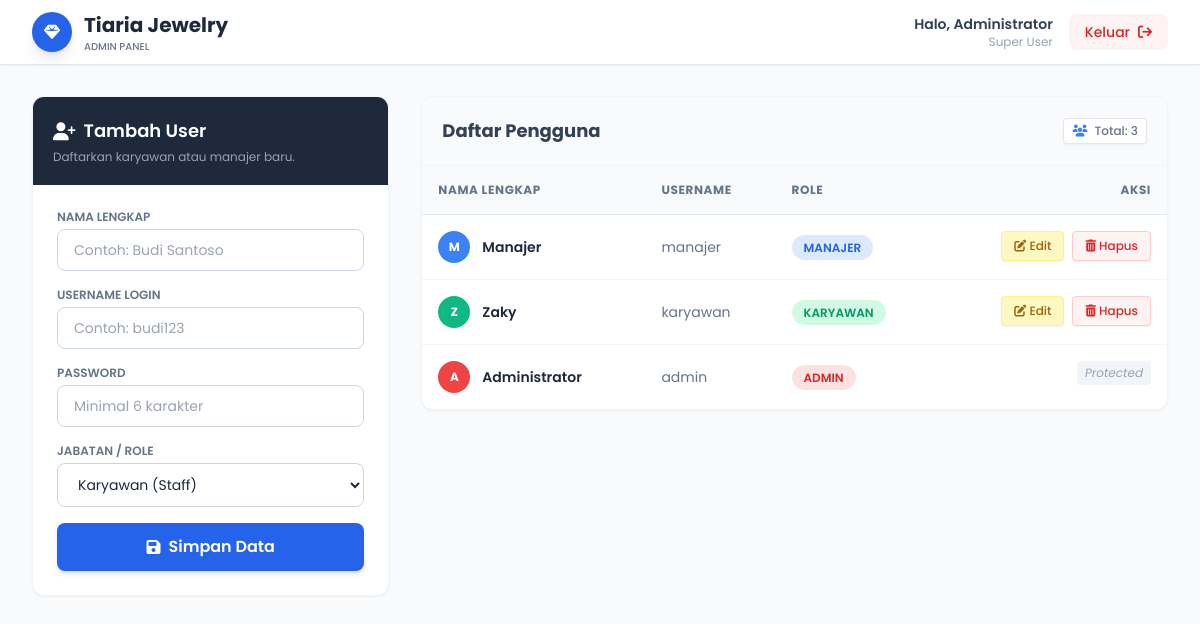
The page /admin (signed in) on the database as committed earlier.
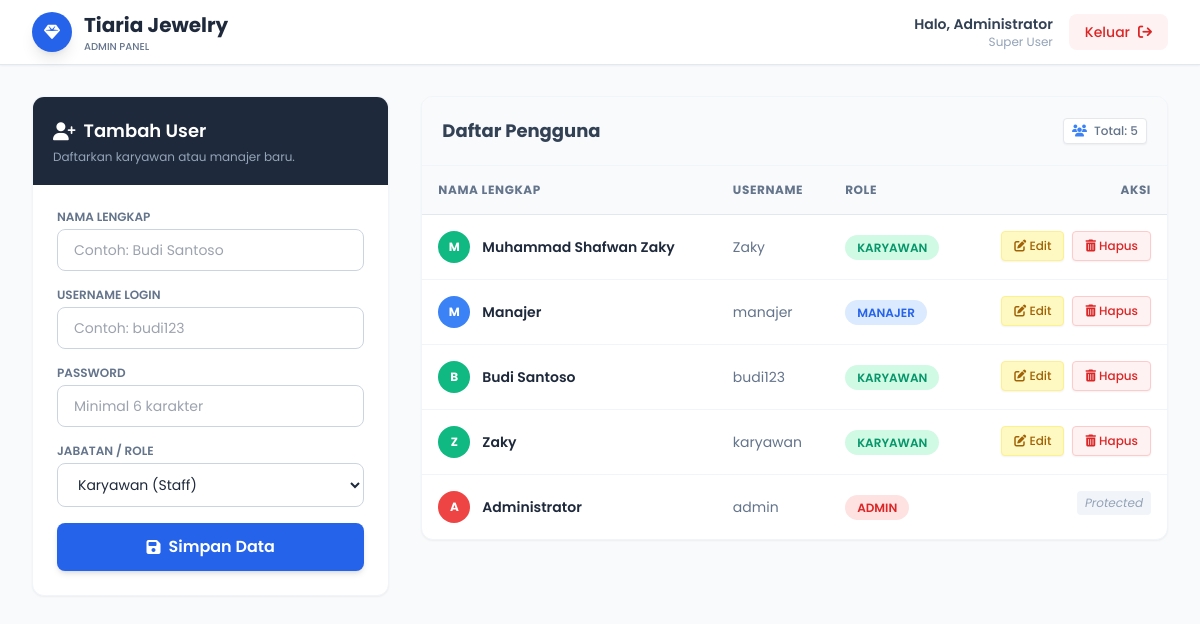
The same page on the database as committed later.
### tables this page shows
CREATE TABLE users (
                id INTEGER PRIMARY KEY AUTOINCREMENT,
                username TEXT UNIQUE NOT NULL,
                password TEXT NOT NULL,
                name TEXT NOT NULL,
                role TEXT NOT NULL DEFAULT 'karyawan', 
                created_at TIMESTAMP DEFAULT CURRENT_TIMESTAMP
            );

### app.py (the view)
@app.route('/admin')
@login_required
def admin_dashboard():
    if current_user.role != 'admin': return "⛔ AKSES DITOLAK"
    conn = create_connection()
    cursor = conn.cursor()
    cursor.execute("SELECT * FROM users ORDER BY id DESC")
    all_users = cursor.fetchall()
    conn.close()
    return render_template('admin_dashboard.html', users=all_users)

### app.py (called while the page is built)
@login_manager.user_loader
def load_user(user_id):
    return User.get_by_id(user_id)

@app.before_request
def make_session_permanent():
    session.permanent = True
    app.permanent_session_lifetime = timedelta(minutes=5) # Logout otomatis setelah 5 menit idle

### models.py (called while the page is built)
    @staticmethod
    def get_by_id(user_id):
        conn = create_connection()
        cursor = conn.cursor()
        cursor.execute("SELECT * FROM users WHERE id = ?", (user_id,))
        user_data = cursor.fetchone()
        conn.close()
        if user_data:
            return User(id=user_data[0], username=user_data[1], name=user_data[3], role=user_data[4])
        return None

### utils/db_manager.py (called while the page is built)
def create_connection():
    if not os.path.exists(DB_FOLDER):
        os.makedirs(DB_FOLDER)
    conn = sqlite3.connect(DB_PATH)
    return conn

### templates/admin_dashboard.html (shortened to what the changed rows need)
<!DOCTYPE html>
<html lang="id">
<head>
    <script src="https://cdn.tailwindcss.com"></script>
    <link rel="stylesheet" href="https://cdnjs.cloudflare.com/ajax/libs/font-awesome/6.4.0/css/all.min.css">
</head>
<body class="bg-slate-50 text-slate-800">
    <nav class="bg-white shadow-sm border-b border-slate-200 fixed w-full top-0 z-50">
        <div class="max-w-7xl mx-auto px-4 sm:px-6 lg:px-8">
            <div class="flex justify-between h-16">
                <div class="flex items-center gap-3">
                    <div>
                        <h1 class="font-bold text-xl text-slate-800">Tiaria Jewelry</h1>
                    </div>
                </div>
            </div>
        </div>
    </nav>
    <main class="max-w-7xl mx-auto px-4 sm:px-6 lg:px-8 mt-24 mb-10">
        <div class="grid grid-cols-1 lg:grid-cols-3 gap-8">
            <div class="lg:col-span-1">
                <div class="bg-white rounded-xl shadow-sm border border-slate-100 overflow-hidden sticky top-24">
                    <div class="bg-slate-800 p-5 text-white">
                        <h2 class="font-semibold text-lg flex items-center gap-2"><i class="fa-solid fa-user-plus"></i> Tambah User</h2>
                    </div>
                </div>
            </div>
            <div class="lg:col-span-2">
                <div class="bg-white rounded-xl shadow-sm border border-slate-100 overflow-hidden">
                    <div class="p-5 border-b border-slate-100 flex justify-between items-center bg-slate-50">
                        <h3 class="font-bold text-slate-700 text-lg">Daftar Pengguna</h3>
                        <span class="text-xs font-medium px-2 py-1 bg-white border rounded text-slate-500 shadow-sm">
                            <i class="fa-solid fa-users text-blue-500 mr-1"></i> Total: {{ users|length }}
                        </span>
                    </div>
                    <div class="overflow-x-auto">
                        <table class="w-full text-left border-collapse">
                            <thead>
                                <tr class="bg-slate-50 text-slate-500 uppercase text-xs font-bold tracking-wider">
                                    <th class="p-4 border-b border-slate-200">Nama Lengkap</th>
                                    <th class="p-4 border-b border-slate-200">Username</th>
                                    <th class="p-4 border-b border-slate-200">Role</th>
                                    <th class="p-4 border-b border-slate-200 text-right">Aksi</th>
                                </tr>
                            </thead>
                            <tbody class="text-sm text-slate-700 divide-y divide-slate-100">
                                {% for user in users %}
                                <tr class="hover:bg-blue-50/30 transition-colors duration-200">
                                    <td class="p-4 font-semibold text-slate-800">
                                        <div class="flex items-center gap-3">
                                            <div class="w-8 h-8 rounded-full flex items-center justify-center text-xs font-bold text-white
                                                {% if user[4] == 'admin' %} bg-red-500
                                                {% elif user[4] == 'manajer' %} bg-blue-500
                                                {% else %} bg-emerald-500 {% endif %}">
                                                {{ user[3][:1] }}
                                            </div>
                                            {{ user[3] }}
                                        </div>
                                    </td>
                                    <td class="p-4 text-slate-500">{{ user[1] }}</td>
                                    <td class="p-4">
                                        <span class="px-3 py-1 rounded-full text-xs font-semibold
                                            {% if user[4] == 'admin' %} bg-red-100 text-red-600
                                            {% elif user[4] == 'manajer' %} bg-blue-100 text-blue-600
                                            {% else %} bg-emerald-100 text-emerald-600 {% endif %}">
                                            {{ user[4]|upper }}
                                        </span>
                                    </td>
                                    <td class="p-4 text-right flex justify-end gap-2">
                                        {% if user[1] != 'admin' %}
                                            <button
                                                data-id="{{ user[0] }}"
                                                data-name="{{ user[3] }}"
                                                data-username="{{ user[1] }}"
                                                data-role="{{ user[4] }}"
                                                onclick="openEditModal(this)"
                                                class="px-3 py-1.5 bg-yellow-100 text-yellow-700 hover:bg-yellow-200 rounded text-xs font-medium transition shadow-sm border border-yellow-200">
                                                <i class="fa-solid fa-pen-to-square"></i> Edit
                                            </button>
                                            <button
                                                data-id="{{ user[0] }}"
                                                data-name="{{ user[3] }}"
                                                onclick="konfirmasiHapus(event, this)"
                                               class="px-3 py-1.5 bg-red-50 text-red-600 hover:bg-red-100 rounded text-xs font-medium transition shadow-sm border border-red-200">
                                                <i class="fa-solid fa-trash-can"></i> Hapus
                                            </button>
                                        {% else %}
                                            <span class="text-xs text-slate-400 italic bg-slate-100 px-2 py-1 rounded">Protected</span>
                                        {% endif %}
                                    </td>
                                </tr>
                                {% endfor %}
                            </tbody>
                        </table>
                    </div>
                </div>
            </div>
        </div>
    </main>
</body>
</html>

Rows that differ between the two databases and show on the page:
added users: name "M", name "Muhammad Shafwan Zaky", username "Zaky", role "KARYAWAN"
added users: name "B", name "Budi Santoso", username "budi123", role "KARYAWAN"
Other text that changed with them:
{{ users|length }}: "3" → "5"
